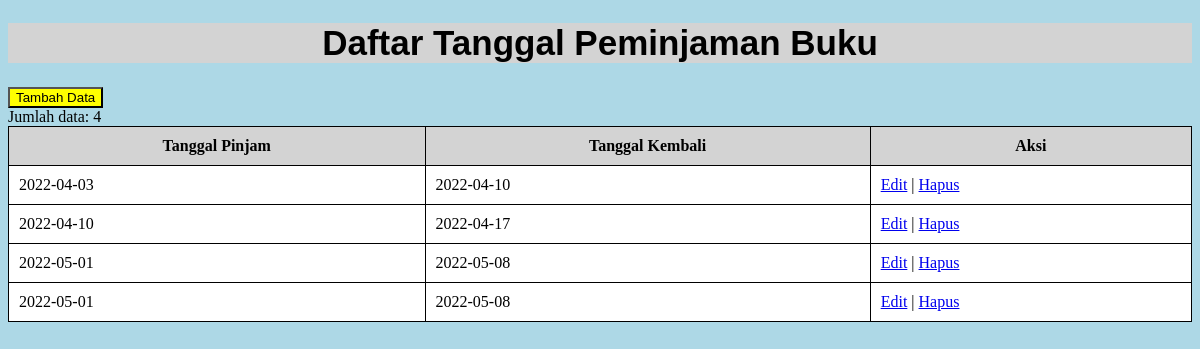
The app's page /Peminjaman.php with its own data.
### tables this page shows
CREATE TABLE `peminjaman` (
  `id_peminjaman` int(11) NOT NULL AUTO_INCREMENT,
  `tgl_pinjam` date NOT NULL,
  `tgl_kembali` date NOT NULL,
  PRIMARY KEY (`id_peminjaman`)
);

### Koneksi.php (called while the page is built)
<?php
function connect()
{
    try {
        $connect = new PDO(
            'mysql:host=localhost;dbname=prak501','root','',
            array(PDO::ATTR_ERRMODE, PDO::ERRMODE_EXCEPTION, PDO::ATTR_PERSISTENT => true)
        );
    } catch (PDOException $e) {
        print "Gagal Terhubung ke Database: " . $e->getMessage() . "<br/>";
        die();
    }
    return $connect;
}

### Model.php (the view, shortened to what this page needs)
<?php
    require 'Koneksi.php';
    function tampilkan($table){
        $connection = connect() -> prepare("SELECT * FROM $table");
        $connection -> execute();
        $result = $connection -> fetchAll();
        if (!empty($result)) {
            if ($table == "buku") {
                foreach ($result as $data) {
                    echo "<tr>";
                    echo "<td>" . $data['judul_buku'] . "</td>";
                    echo "<td>" . $data['penulis'] . "</td>";
                    echo "<td>" . $data['penerbit'] . "</td>";
                    echo "<td>" . $data["tahun_terbit"] . "</td>";
                    echo "<td>";
                        echo "<a href='FormBuku.php?id_buku=" . $data['id_buku'] . "'>Edit</a>";
                        echo " | ";
                        echo "<a href='Buku.php?id_buku=" . $data['id_buku'] . "' onclick=\"return confirm('Apakah anda yakin ingin menghapus?')\">
                                Hapus</a>";
                    echo "</td>";
                    echo "</tr>";
                }   echo "<br/>";
                    echo "Jumlah data: ".count($result);
            } elseif ($table == "peminjaman") {
                foreach ($result as $data) {
                    echo "<tr>";
                    echo "<td>" . $data["tgl_pinjam"] . "</td>";
                    echo "<td>" . $data["tgl_kembali"] . "</td>";
                    echo "<td>";
                    echo "<a href='FormPeminjaman.php?id_peminjaman=" . $data['id_peminjaman'] . "'>Edit</a>";
                    echo " | ";
                    echo "<a href='Peminjaman.php?id_peminjaman=" . $data['id_peminjaman'] . "' onclick=\"return confirm(Apakah anda yakin ingin menghapus?)\">
                            Hapus</a>";
                    echo "</td>";
                    echo "</tr>";
                }   echo "<br/>";
            }
        }
    }
?>

### Peminjaman.php (style rules this page uses)
table,th,td { border-collapse: collapse; border: solid 1px; padding:10px; background-color: white; }
body { background-color: lightblue; }

### records on screen
peminjaman: tgl_pinjam "2022-04-03", tgl_kembali "2022-04-10"
peminjaman: tgl_pinjam "2022-04-10", tgl_kembali "2022-04-17"
peminjaman: tgl_pinjam "2022-05-01", tgl_kembali "2022-05-08"
peminjaman: tgl_pinjam "2022-05-01", tgl_kembali "2022-05-08"
